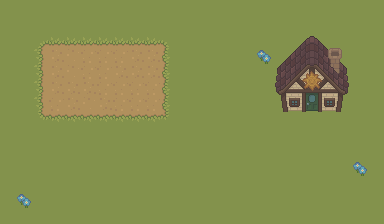

Tiled map render using the project's own tile images. Description and the whole map definition, tile-layer contents included, below:
An orthogonal 24x14 tile map with 16x16 px tiles, 3 tile layers (Backs, Backs2, Buildings).

<map version="1.10" tiledversion="1.10.2" orientation="orthogonal" renderorder="right-down" width="24" height="14" tilewidth="16" tileheight="16" infinite="0" nextlayerid="6" nextobjectid="1">
 <properties>
  <property name="Warp" value="shop 163 11 12" />
 </properties>
 <tileset firstgid="1" name="farm" tilewidth="16" tileheight="16" tilecount="130" columns="13">
  <image source="farm.png" width="208" height="160" />
 </tileset>
 <layer id="1" name="Backs" width="24" height="14">
  <data encoding="csv">
39,39,39,39,39,39,39,39,39,39,39,39,39,39,39,39,39,39,39,39,39,39,39,39,
39,39,39,39,39,39,39,39,39,39,39,39,39,39,39,39,39,39,39,39,39,39,39,39,
39,39,39,39,39,39,39,39,39,39,39,39,39,39,39,39,39,39,39,39,39,39,39,39,
39,39,39,39,39,39,39,39,39,39,39,39,39,39,39,39,39,39,39,39,39,39,39,39,
39,39,39,39,39,39,39,39,39,39,39,39,39,39,39,39,39,39,39,39,39,39,39,39,
39,39,39,39,39,39,39,39,39,39,39,39,39,39,39,39,39,39,39,39,39,39,39,39,
39,39,39,39,39,39,39,39,39,39,39,39,39,39,39,39,39,39,39,39,39,39,39,39,
39,39,39,39,39,39,39,39,39,39,39,39,39,39,39,39,39,39,39,39,39,39,39,39,
39,39,39,39,39,39,39,39,39,39,39,39,39,39,39,39,39,39,39,39,39,39,39,39,
39,39,39,39,39,39,39,39,39,39,39,39,39,39,39,39,39,39,39,39,39,39,39,39,
39,39,39,39,39,39,39,39,39,39,39,39,39,39,39,39,39,39,39,39,39,39,39,39,
39,39,39,39,39,39,39,39,39,39,39,39,39,39,39,39,39,39,39,39,39,39,39,39,
39,39,39,39,39,39,39,39,39,39,39,39,39,39,39,39,39,39,39,39,39,39,39,39,
39,39,39,39,39,39,39,39,39,39,39,39,39,39,39,39,39,39,39,39,39,39,39,39
</data>
 </layer>
 <layer id="5" name="Backs2" width="24" height="14">
  <data encoding="csv">
0,0,0,0,0,0,0,0,0,0,0,0,0,0,0,0,0,0,0,0,0,0,0,0,
0,0,0,0,0,0,0,0,0,0,0,0,0,0,0,0,0,0,0,0,0,0,0,0,
0,0,17,28,28,28,28,28,28,28,18,0,0,0,0,0,0,0,0,0,0,0,0,0,
0,0,34,6,7,8,8,8,6,6,14,0,0,0,0,0,12,0,0,0,0,0,0,0,
0,0,34,6,7,8,8,6,6,6,14,0,0,0,0,0,0,0,0,0,0,0,0,0,
0,0,34,6,6,6,8,8,8,8,14,0,0,0,0,0,0,0,0,0,0,0,0,0,
0,0,34,8,6,7,6,8,8,8,14,0,0,0,0,0,0,0,0,0,0,0,0,0,
0,0,30,2,2,2,2,2,2,2,31,0,0,0,0,0,0,0,0,0,0,0,0,0,
0,0,0,0,0,0,0,0,0,0,0,0,0,0,0,0,0,0,0,0,0,0,0,0,
0,0,0,0,0,0,0,0,0,0,0,0,0,0,0,0,0,0,0,0,0,0,0,0,
0,0,0,0,0,0,0,0,0,0,0,0,0,0,0,0,0,0,0,0,0,0,12,0,
0,0,0,0,0,0,0,0,0,0,0,0,0,0,0,0,0,0,0,0,0,0,0,0,
0,12,0,0,0,0,0,0,0,0,0,0,0,0,0,0,0,0,0,0,0,0,0,0,
0,0,0,0,0,0,0,0,0,0,0,0,0,0,0,0,0,0,0,0,0,0,0,0
</data>
 </layer>
 <layer id="2" name="Buildings" width="24" height="14">
  <data encoding="csv">
0,0,0,0,0,0,0,0,0,0,0,0,0,0,0,0,0,0,0,0,0,0,0,0,
0,0,0,0,0,0,0,0,0,0,0,0,0,0,0,0,0,0,0,0,0,0,0,0,
0,0,0,0,0,0,0,0,0,0,0,0,0,0,0,0,0,0,45,46,47,0,0,0,
0,0,0,0,0,0,0,0,0,0,0,0,0,0,0,0,0,57,58,59,60,61,0,0,
0,0,0,0,0,0,0,0,0,0,0,0,0,0,0,0,0,70,71,72,73,74,0,0,
0,0,0,0,0,0,0,0,0,0,0,0,0,0,0,0,0,83,84,85,86,87,0,0,
0,0,0,0,0,0,0,0,0,0,0,0,0,0,0,0,0,96,97,98,99,100,0,0,
0,0,0,0,0,0,0,0,0,0,0,0,0,0,0,0,0,0,0,0,0,0,0,0,
0,0,0,0,0,0,0,0,0,0,0,0,0,0,0,0,0,0,0,0,0,0,0,0,
0,0,0,0,0,0,0,0,0,0,0,0,0,0,0,0,0,0,0,0,0,0,0,0,
0,0,0,0,0,0,0,0,0,0,0,0,0,0,0,0,0,0,0,0,0,0,0,0,
0,0,0,0,0,0,0,0,0,0,0,0,0,0,0,0,0,0,0,0,0,0,0,0,
0,0,0,0,0,0,0,0,0,0,0,0,0,0,0,0,0,0,0,0,0,0,0,0,
0,0,0,0,0,0,0,0,0,0,0,0,0,0,0,0,0,0,0,0,0,0,0,0
</data>
 </layer>
</map>
